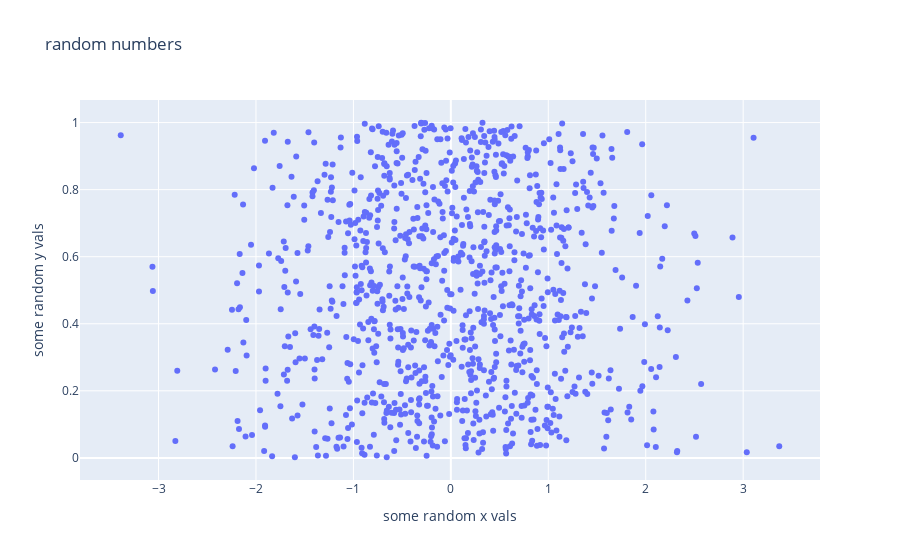

This figure's notebook cell:
### Markdown cell above
# Objective: Create a scatterplot of 1000 random data points. 
x-axis values should come from a normal distribution using np.random.randn(1000).  
y-axis values should come from a uniform distribution over [0,1) using np.random.rand(1000)

### Code cell
# obtain x and y values:
xval = np.random.randn(1000)
yval = np.random.rand(1000)
# define a data variable
trace1 = go.Scatter(
        x = xval,
        y = yval,
        mode = 'markers',
        name = 'randomshit')

data= [trace1]

# define the layout, and include a title and axis labels
layout = go.Layout(
    title= 'random numbers',
    xaxis = dict(title='some random x vals'),
    yaxis = dict(title='some random y vals'),
    hovermode = 'closest'
)

# Create a fig from data and layout, and plot the fig
fig = go.Figure(data=data, layout=layout)
fig.show()

### Figure 1 — Plotly figure (JSON) as saved in the notebook; plotly's stock layout.template omitted (floating-point values rounded to 4 significant figures; data arrays with more than 128 entries replaced by an {"elided": "..."} marker saying what was removed)
{"data": [{"mode": "markers", "name": "randomshit", "type": "scatter", "x": {"elided": "1000 float values"}, "y": {"elided": "1000 float values"}}], "layout": {"hovermode": "closest", "title": {"text": "random numbers"}, "xaxis": {"title": {"text": "some random x vals"}}, "yaxis": {"title": {"text": "some random y vals"}}}}
